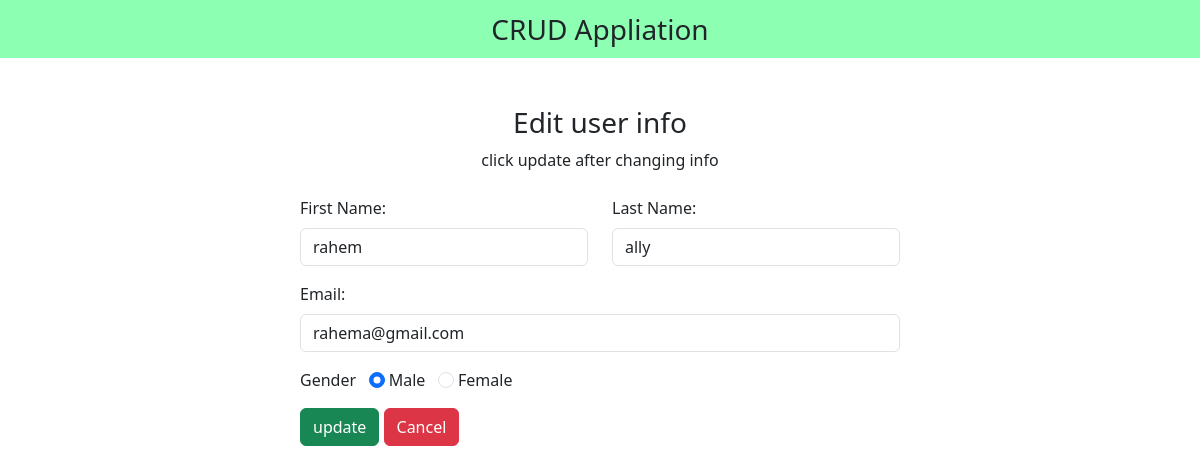
Page /edit.php?id=19 on the committed database.
### tables this page shows
CREATE TABLE `crud` (
  `id` int(11) NOT NULL,
  `first_name` varchar(100) NOT NULL,
  `last_name` varchar(100) NOT NULL,
  `email` varchar(100) NOT NULL,
  `gender` varchar(100) NOT NULL
);

### edit.php (the view, shortened to what this page needs)
<?php
include "db_conn.php";
$id =$_GET['id'];
?>
<!DOCTYPE html>
<html lang="en">
<head>
    <link href="https://cdn.jsdelivr.net/npm/bootstrap@5.3.3/dist/css/bootstrap.min.css" rel="stylesheet"
>
    <link rel="stylesheet" href="https://cdnjs.cloudflare.com/ajax/libs/font-awesome/6.5.2/css/all.min.css"
 />
</head>
<body>
    <nav class="navbar navbar-light justify-content-center fs-3 mb-5"
    style="background-color: #00ff5573;">
        CRUD Appliation
    </nav>
    <div class="container">
        <div class="text-center mb-4">
            <h3>Edit user info</h3>
            <p class="text-muted>">click update after changing info</p>
        </div>
        <?Php
        $sql = "SELECT *FROM `crud` WHERE `id`='$id' LIMIT 1";
        $result=mysqli_query($conn, $sql);
        $row=mysqli_fetch_assoc($result);
        ?>
        <div class="container d-flex justify-content-center">
            <form action="" method="post" style="width:50vw; min-width:300px;">
            <div class="row mb-3">
            <div class="col">
                <label class="form-label">First Name:</label>
                <input type="text" class="form-control" name="first_name"
                value="<?php echo $row['first_name']?>">
            </div>
            <div class="col">
                <label class="form-label">Last Name:</label>
                <input type="text" class="form-control" name="last_name"
                value="<?php echo $row['last_name']?>">
             </div>
             </div>
             <div class="mb-3">
             <label class="form-label">Email:</label>
                <input type="email" class="form-control" name="email"
                value="<?php echo $row['email']?>">
            </div>
            <div class="form-group mb-3">
                <label>Gender</label> &nbsp;
                <input type="radio" class="form-check-input" name="gender"
                id="male" value="male"<?php echo ($row['gender']=='male')?
                "checked":""; ?>>
                <label for="male" class="form-input-label">Male</label>
                <input type="radio" class="form-check-input" name="gender"
                id="female" value="female"<?php echo ($row['gender']=='female')?
                "checked":""; ?>>
                <label for="female" class="form-input-label">Female</label>
            </div>
            <div>
                <button type="submit" class="btn btn-success" name="submit">update
                    </button>
                    <a href="index.php" class="btn btn-danger" >Cancel</a>
            </div>
        </form>
        </div>
    </div>
</body>
</html>

### rows in the picture
crud: first_name "rahem", last_name "ally", email "rahema@gmail.com", gender "☑ Male", gender "☐ Female"
